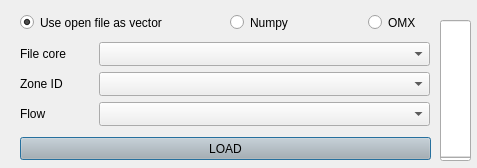
<?xml version="1.0" encoding="UTF-8"?>
<ui version="4.0">
 <class>vector_loader</class>
 <widget class="QDialog" name="vector_loader">
  <property name="windowModality">
   <enum>Qt::ApplicationModal</enum>
  </property>
  <property name="geometry">
   <rect>
    <x>0</x>
    <y>0</y>
    <width>477</width>
    <height>168</height>
   </rect>
  </property>
  <property name="maximumSize">
   <size>
    <width>477</width>
    <height>168</height>
   </size>
  </property>
  <property name="font">
   <font>
    <pointsize>9</pointsize>
   </font>
  </property>
  <property name="windowTitle">
   <string>AequilibraE  -  Vector loader</string>
  </property>
  <property name="windowIcon">
   <iconset>
    <normaloff>../icon.png</normaloff>../icon.png</iconset>
  </property>
  <property name="modal">
   <bool>true</bool>
  </property>
  <widget class="QPushButton" name="load">
   <property name="geometry">
    <rect>
     <x>20</x>
     <y>137</y>
     <width>411</width>
     <height>23</height>
    </rect>
   </property>
   <property name="palette">
    <palette>
     <active>
      <colorrole role="Button">
       <brush brushstyle="SolidPattern">
        <color alpha="255">
         <red>180</red>
         <green>180</green>
         <blue>180</blue>
        </color>
       </brush>
      </colorrole>
     </active>
     <inactive>
      <colorrole role="Button">
       <brush brushstyle="SolidPattern">
        <color alpha="255">
         <red>180</red>
         <green>180</green>
         <blue>180</blue>
        </color>
       </brush>
      </colorrole>
     </inactive>
     <disabled>
      <colorrole role="Button">
       <brush brushstyle="SolidPattern">
        <color alpha="255">
         <red>180</red>
         <green>180</green>
         <blue>180</blue>
        </color>
       </brush>
      </colorrole>
     </disabled>
    </palette>
   </property>
   <property name="text">
    <string>LOAD</string>
   </property>
  </widget>
  <widget class="QProgressBar" name="progressbar">
   <property name="enabled">
    <bool>true</bool>
   </property>
   <property name="geometry">
    <rect>
     <x>440</x>
     <y>20</y>
     <width>31</width>
     <height>141</height>
    </rect>
   </property>
   <property name="palette">
    <palette>
     <active>
      <colorrole role="Highlight">
       <brush brushstyle="SolidPattern">
        <color alpha="255">
         <red>0</red>
         <green>170</green>
         <blue>0</blue>
        </color>
       </brush>
      </colorrole>
     </active>
     <inactive>
      <colorrole role="Highlight">
       <brush brushstyle="SolidPattern">
        <color alpha="255">
         <red>240</red>
         <green>240</green>
         <blue>240</blue>
        </color>
       </brush>
      </colorrole>
     </inactive>
     <disabled>
      <colorrole role="Highlight">
       <brush brushstyle="SolidPattern">
        <color alpha="255">
         <red>51</red>
         <green>153</green>
         <blue>255</blue>
        </color>
       </brush>
      </colorrole>
     </disabled>
    </palette>
   </property>
   <property name="value">
    <number>0</number>
   </property>
   <property name="textVisible">
    <bool>true</bool>
   </property>
   <property name="orientation">
    <enum>Qt::Vertical</enum>
   </property>
  </widget>
  <widget class="QComboBox" name="field_from">
   <property name="geometry">
    <rect>
     <x>99</x>
     <y>72</y>
     <width>331</width>
     <height>24</height>
    </rect>
   </property>
   <property name="maxVisibleItems">
    <number>10</number>
   </property>
  </widget>
  <widget class="QLabel" name="lbl_matrix">
   <property name="geometry">
    <rect>
     <x>20</x>
     <y>46</y>
     <width>121</width>
     <height>16</height>
    </rect>
   </property>
   <property name="text">
    <string>File core</string>
   </property>
  </widget>
  <widget class="QLabel" name="lbl_from">
   <property name="geometry">
    <rect>
     <x>20</x>
     <y>76</y>
     <width>121</width>
     <height>16</height>
    </rect>
   </property>
   <property name="text">
    <string>Zone ID</string>
   </property>
  </widget>
  <widget class="QComboBox" name="vector_layer">
   <property name="geometry">
    <rect>
     <x>99</x>
     <y>42</y>
     <width>331</width>
     <height>24</height>
    </rect>
   </property>
   <property name="maxVisibleItems">
    <number>10</number>
   </property>
  </widget>
  <widget class="QLabel" name="lbl_flow">
   <property name="geometry">
    <rect>
     <x>20</x>
     <y>106</y>
     <width>121</width>
     <height>16</height>
    </rect>
   </property>
   <property name="text">
    <string>Flow</string>
   </property>
  </widget>
  <widget class="QComboBox" name="field_cells">
   <property name="enabled">
    <bool>true</bool>
   </property>
   <property name="geometry">
    <rect>
     <x>99</x>
     <y>102</y>
     <width>331</width>
     <height>24</height>
    </rect>
   </property>
   <property name="maxVisibleItems">
    <number>10</number>
   </property>
  </widget>
  <widget class="QRadioButton" name="radio_omx_matrix">
   <property name="geometry">
    <rect>
     <x>368</x>
     <y>14</y>
     <width>61</width>
     <height>17</height>
    </rect>
   </property>
   <property name="text">
    <string>OMX</string>
   </property>
  </widget>
  <widget class="QRadioButton" name="radio_npy_matrix">
   <property name="geometry">
    <rect>
     <x>230</x>
     <y>14</y>
     <width>81</width>
     <height>17</height>
    </rect>
   </property>
   <property name="text">
    <string>Numpy</string>
   </property>
  </widget>
  <widget class="QRadioButton" name="radio_layer_matrix">
   <property name="geometry">
    <rect>
     <x>20</x>
     <y>14</y>
     <width>161</width>
     <height>17</height>
    </rect>
   </property>
   <property name="text">
    <string>Use open file as vector</string>
   </property>
   <property name="checked">
    <bool>true</bool>
   </property>
  </widget>
 </widget>
 <resources/>
 <connections/>
</ui>
